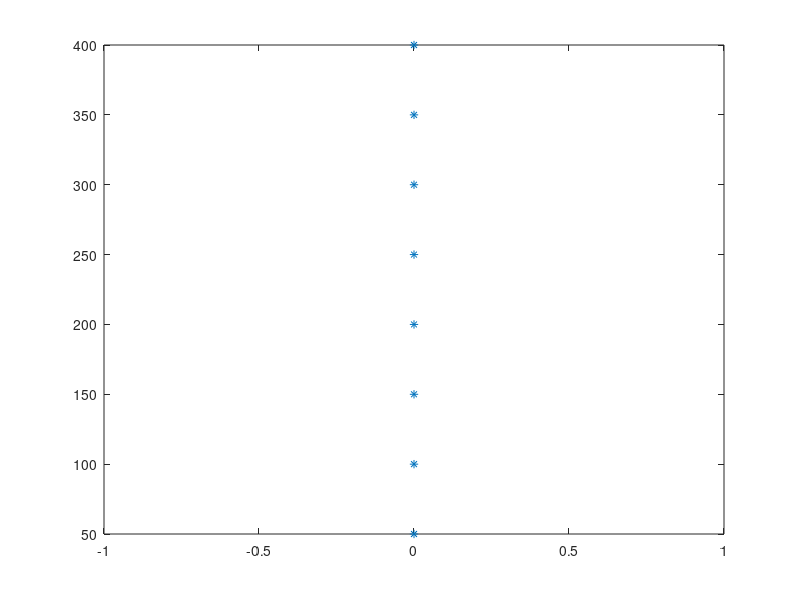
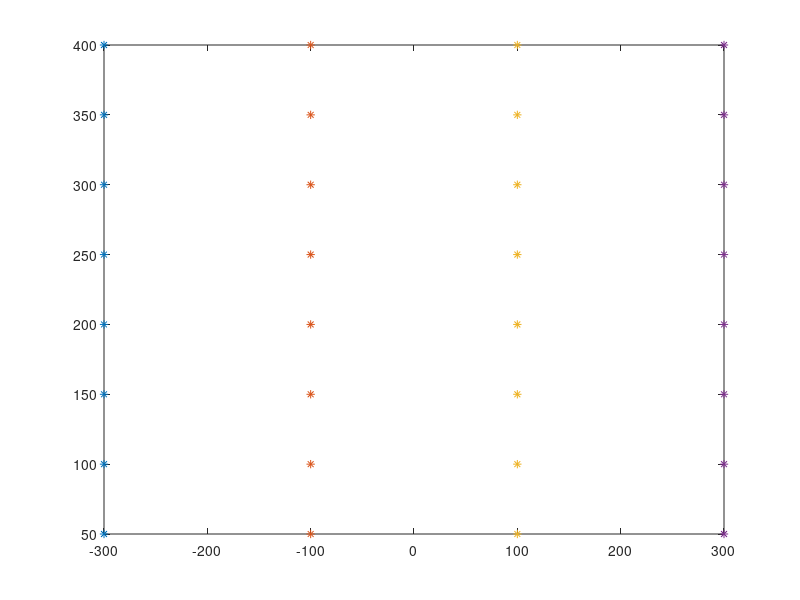

Here is the MATLAB script that generated these plots, in order:
% Channels positions in NeuroNexus probe 4 shanks 8 channels per shank
% dimensions in micrometres, shanks ordererd from left to right

% Basic array
array = zeros(8,2);
array(1:8,1)= zeros(1,8); 
array(1:8,2)= 50:50:400;
figure
plot(array(:,1),array(:,2),'*');

% Shank 1
Shank_1 = array;
Shank_1(:,1) = Shank_1(:,1) - 300; % move x_pos left of 300um
% Shank 2
Shank_2 = Shank_1;
Shank_2(:,1) = Shank_2(:,1) + 200; % move x_pos right of 200um
% Shank 3
Shank_3 = Shank_1;
Shank_3(:,1) = Shank_3(:,1) + 400; % move x_pos right of 200um
% Shank 4
Shank_4 = Shank_1;
Shank_4(:,1) = Shank_4(:,1) + 600; % move x_pos right of 200um

figure
plot(Shank_1(:,1),Shank_1(:,2),'*');
hold all
plot(Shank_2(:,1),Shank_2(:,2),'*');
hold all
plot(Shank_3(:,1),Shank_3(:,2),'*');
hold all
plot(Shank_4(:,1),Shank_4(:,2),'*');
